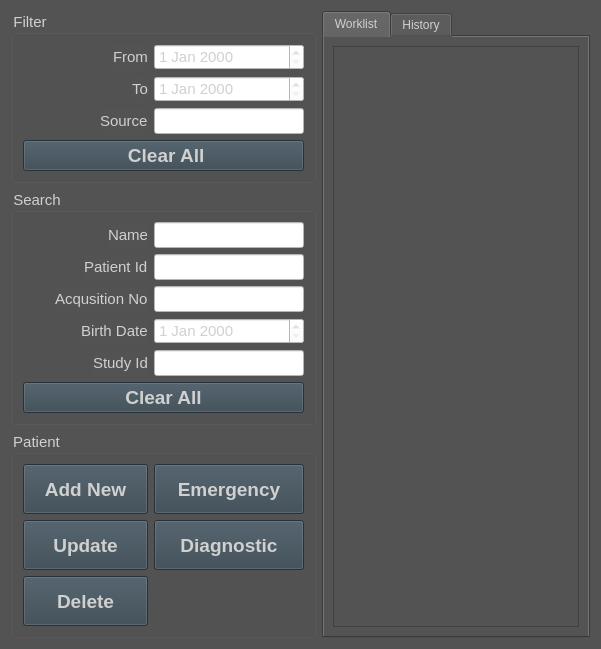
<?xml version="1.0" encoding="UTF-8"?>
<ui version="4.0">
 <class>WorkListPage</class>
 <widget class="QWidget" name="WorkListPage">
  <property name="geometry">
   <rect>
    <x>0</x>
    <y>0</y>
    <width>601</width>
    <height>613</height>
   </rect>
  </property>
  <property name="windowTitle">
   <string>Form</string>
  </property>
  <property name="styleSheet">
   <string notr="true">background-color: rgb(83, 83, 83);
color: rgb(208, 208, 208); </string>
  </property>
  <layout class="QHBoxLayout" name="horizontalLayout_11" stretch="1,9">
   <item>
    <layout class="QVBoxLayout" name="verticalLayout_3">
     <item>
      <widget class="QGroupBox" name="filterGroupBox">
       <property name="font">
        <font>
         <pointsize>11</pointsize>
        </font>
       </property>
       <property name="styleSheet">
        <string notr="true"/>
       </property>
       <property name="title">
        <string>Filter</string>
       </property>
       <layout class="QVBoxLayout" name="verticalLayout_2">
        <item>
         <layout class="QHBoxLayout" name="horizontalLayout_2">
          <item>
           <spacer name="horizontalSpacer_8">
            <property name="orientation">
             <enum>Qt::Orientation::Horizontal</enum>
            </property>
            <property name="sizeHint" stdset="0">
             <size>
              <width>40</width>
              <height>20</height>
             </size>
            </property>
           </spacer>
          </item>
          <item>
           <widget class="QLabel" name="filterStartDateLbl">
            <property name="font">
             <font>
              <pointsize>11</pointsize>
             </font>
            </property>
            <property name="text">
             <string>From</string>
            </property>
           </widget>
          </item>
          <item>
           <widget class="QDateEdit" name="filterStartDateEdit">
            <property name="minimumSize">
             <size>
              <width>150</width>
              <height>0</height>
             </size>
            </property>
            <property name="font">
             <font>
              <pointsize>11</pointsize>
             </font>
            </property>
            <property name="styleSheet">
             <string notr="true">background-color: rgb(255, 255, 255);</string>
            </property>
           </widget>
          </item>
         </layout>
        </item>
        <item>
         <layout class="QHBoxLayout" name="horizontalLayout">
          <item>
           <spacer name="horizontalSpacer_7">
            <property name="orientation">
             <enum>Qt::Orientation::Horizontal</enum>
            </property>
            <property name="sizeHint" stdset="0">
             <size>
              <width>40</width>
              <height>20</height>
             </size>
            </property>
           </spacer>
          </item>
          <item>
           <widget class="QLabel" name="filterDueDateLbl">
            <property name="font">
             <font>
              <pointsize>11</pointsize>
             </font>
            </property>
            <property name="text">
             <string>To</string>
            </property>
           </widget>
          </item>
          <item>
           <widget class="QDateEdit" name="filterDueDateEdit">
            <property name="minimumSize">
             <size>
              <width>150</width>
              <height>0</height>
             </size>
            </property>
            <property name="font">
             <font>
              <pointsize>11</pointsize>
             </font>
            </property>
            <property name="styleSheet">
             <string notr="true">background-color: rgb(255, 255, 255);</string>
            </property>
           </widget>
          </item>
         </layout>
        </item>
        <item>
         <layout class="QHBoxLayout" name="horizontalLayout_10">
          <item>
           <spacer name="horizontalSpacer_4">
            <property name="orientation">
             <enum>Qt::Orientation::Horizontal</enum>
            </property>
            <property name="sizeType">
             <enum>QSizePolicy::Policy::Expanding</enum>
            </property>
            <property name="sizeHint" stdset="0">
             <size>
              <width>40</width>
              <height>10</height>
             </size>
            </property>
           </spacer>
          </item>
          <item>
           <widget class="QLabel" name="filterSourceLbl">
            <property name="font">
             <font>
              <pointsize>11</pointsize>
             </font>
            </property>
            <property name="text">
             <string>Source</string>
            </property>
           </widget>
          </item>
          <item>
           <widget class="QLineEdit" name="filterSourceLineEdit">
            <property name="minimumSize">
             <size>
              <width>150</width>
              <height>0</height>
             </size>
            </property>
            <property name="font">
             <font>
              <pointsize>11</pointsize>
             </font>
            </property>
            <property name="styleSheet">
             <string notr="true">background-color: rgb(255, 255, 255);</string>
            </property>
           </widget>
          </item>
         </layout>
        </item>
        <item>
         <widget class="QPushButton" name="clearAllFilterFieldsBtn">
          <property name="minimumSize">
           <size>
            <width>0</width>
            <height>0</height>
           </size>
          </property>
          <property name="font">
           <font>
            <family>Arial</family>
            <pointsize>14</pointsize>
            <bold>true</bold>
           </font>
          </property>
          <property name="styleSheet">
           <string notr="true">background-color: rgb(54, 69, 79);</string>
          </property>
          <property name="text">
           <string> Clear All</string>
          </property>
         </widget>
        </item>
        <item>
         <spacer name="verticalSpacer">
          <property name="orientation">
           <enum>Qt::Orientation::Vertical</enum>
          </property>
          <property name="sizeHint" stdset="0">
           <size>
            <width>20</width>
            <height>40</height>
           </size>
          </property>
         </spacer>
        </item>
       </layout>
      </widget>
     </item>
     <item>
      <widget class="QGroupBox" name="searchGroupBox">
       <property name="font">
        <font>
         <pointsize>11</pointsize>
        </font>
       </property>
       <property name="styleSheet">
        <string notr="true"/>
       </property>
       <property name="title">
        <string>Search</string>
       </property>
       <layout class="QVBoxLayout" name="verticalLayout">
        <item>
         <layout class="QHBoxLayout" name="horizontalLayout_3">
          <item>
           <spacer name="horizontalSpacer_2">
            <property name="orientation">
             <enum>Qt::Orientation::Horizontal</enum>
            </property>
            <property name="sizeHint" stdset="0">
             <size>
              <width>40</width>
              <height>20</height>
             </size>
            </property>
           </spacer>
          </item>
          <item>
           <widget class="QLabel" name="searchNameLbl">
            <property name="font">
             <font>
              <pointsize>11</pointsize>
             </font>
            </property>
            <property name="text">
             <string>Name</string>
            </property>
           </widget>
          </item>
          <item>
           <widget class="QLineEdit" name="searchNameLineEdit">
            <property name="minimumSize">
             <size>
              <width>150</width>
              <height>0</height>
             </size>
            </property>
            <property name="font">
             <font>
              <pointsize>11</pointsize>
             </font>
            </property>
            <property name="styleSheet">
             <string notr="true">background-color: rgb(255, 255, 255);</string>
            </property>
           </widget>
          </item>
         </layout>
        </item>
        <item>
         <layout class="QHBoxLayout" name="horizontalLayout_4">
          <item>
           <spacer name="horizontalSpacer">
            <property name="orientation">
             <enum>Qt::Orientation::Horizontal</enum>
            </property>
            <property name="sizeHint" stdset="0">
             <size>
              <width>40</width>
              <height>20</height>
             </size>
            </property>
           </spacer>
          </item>
          <item>
           <widget class="QLabel" name="searchPatientIdLbl">
            <property name="font">
             <font>
              <pointsize>11</pointsize>
             </font>
            </property>
            <property name="text">
             <string>Patient Id</string>
            </property>
           </widget>
          </item>
          <item>
           <widget class="QLineEdit" name="searchPatientIdLineEdit">
            <property name="minimumSize">
             <size>
              <width>150</width>
              <height>0</height>
             </size>
            </property>
            <property name="font">
             <font>
              <pointsize>11</pointsize>
             </font>
            </property>
            <property name="styleSheet">
             <string notr="true">background-color: rgb(255, 255, 255);</string>
            </property>
           </widget>
          </item>
         </layout>
        </item>
        <item>
         <layout class="QHBoxLayout" name="horizontalLayout_5">
          <item>
           <spacer name="horizontalSpacer_5">
            <property name="orientation">
             <enum>Qt::Orientation::Horizontal</enum>
            </property>
            <property name="sizeHint" stdset="0">
             <size>
              <width>40</width>
              <height>20</height>
             </size>
            </property>
           </spacer>
          </item>
          <item>
           <widget class="QLabel" name="searchAcquisionNoLbl">
            <property name="font">
             <font>
              <pointsize>11</pointsize>
             </font>
            </property>
            <property name="text">
             <string>Acqusition No</string>
            </property>
           </widget>
          </item>
          <item>
           <widget class="QLineEdit" name="searchAcquisionNoLineEdit">
            <property name="minimumSize">
             <size>
              <width>150</width>
              <height>0</height>
             </size>
            </property>
            <property name="font">
             <font>
              <pointsize>11</pointsize>
             </font>
            </property>
            <property name="styleSheet">
             <string notr="true">background-color: rgb(255, 255, 255);</string>
            </property>
           </widget>
          </item>
         </layout>
        </item>
        <item>
         <layout class="QHBoxLayout" name="horizontalLayout_6">
          <item>
           <spacer name="horizontalSpacer_6">
            <property name="orientation">
             <enum>Qt::Orientation::Horizontal</enum>
            </property>
            <property name="sizeHint" stdset="0">
             <size>
              <width>40</width>
              <height>20</height>
             </size>
            </property>
           </spacer>
          </item>
          <item>
           <widget class="QLabel" name="searchPatientBirthDateLbl">
            <property name="font">
             <font>
              <pointsize>11</pointsize>
             </font>
            </property>
            <property name="text">
             <string>Birth Date</string>
            </property>
           </widget>
          </item>
          <item>
           <widget class="QDateEdit" name="searchPatientBirthDateDateEdit">
            <property name="minimumSize">
             <size>
              <width>150</width>
              <height>0</height>
             </size>
            </property>
            <property name="font">
             <font>
              <pointsize>11</pointsize>
             </font>
            </property>
            <property name="styleSheet">
             <string notr="true">background-color: rgb(255, 255, 255);</string>
            </property>
           </widget>
          </item>
         </layout>
        </item>
        <item>
         <layout class="QHBoxLayout" name="horizontalLayout_7">
          <item>
           <spacer name="horizontalSpacer_3">
            <property name="orientation">
             <enum>Qt::Orientation::Horizontal</enum>
            </property>
            <property name="sizeHint" stdset="0">
             <size>
              <width>40</width>
              <height>20</height>
             </size>
            </property>
           </spacer>
          </item>
          <item>
           <widget class="QLabel" name="searchStudyIdLbl">
            <property name="font">
             <font>
              <pointsize>11</pointsize>
             </font>
            </property>
            <property name="text">
             <string>Study Id</string>
            </property>
           </widget>
          </item>
          <item>
           <widget class="QLineEdit" name="searchStudyIdTextEdit">
            <property name="minimumSize">
             <size>
              <width>150</width>
              <height>0</height>
             </size>
            </property>
            <property name="font">
             <font>
              <pointsize>11</pointsize>
             </font>
            </property>
            <property name="styleSheet">
             <string notr="true">background-color: rgb(255, 255, 255);</string>
            </property>
           </widget>
          </item>
         </layout>
        </item>
        <item>
         <widget class="QPushButton" name="clearAllSearchFieldsBtn">
          <property name="minimumSize">
           <size>
            <width>0</width>
            <height>0</height>
           </size>
          </property>
          <property name="font">
           <font>
            <family>Arial</family>
            <pointsize>14</pointsize>
            <bold>true</bold>
           </font>
          </property>
          <property name="styleSheet">
           <string notr="true">background-color: rgb(54, 69, 79);</string>
          </property>
          <property name="text">
           <string>Clear All</string>
          </property>
         </widget>
        </item>
       </layout>
      </widget>
     </item>
     <item>
      <widget class="QGroupBox" name="worklistGroupBox">
       <property name="font">
        <font>
         <pointsize>11</pointsize>
        </font>
       </property>
       <property name="styleSheet">
        <string notr="true"/>
       </property>
       <property name="title">
        <string>Patient</string>
       </property>
       <layout class="QFormLayout" name="formLayout">
        <item row="0" column="0">
         <widget class="QPushButton" name="addNewPatientBtn">
          <property name="minimumSize">
           <size>
            <width>125</width>
            <height>50</height>
           </size>
          </property>
          <property name="font">
           <font>
            <family>Arial</family>
            <pointsize>14</pointsize>
            <bold>true</bold>
           </font>
          </property>
          <property name="styleSheet">
           <string notr="true">background-color: rgb(54, 69, 79);</string>
          </property>
          <property name="text">
           <string>Add New</string>
          </property>
         </widget>
        </item>
        <item row="0" column="1">
         <widget class="QPushButton" name="emergencyPatientBtn">
          <property name="minimumSize">
           <size>
            <width>125</width>
            <height>50</height>
           </size>
          </property>
          <property name="font">
           <font>
            <family>Arial</family>
            <pointsize>14</pointsize>
            <bold>true</bold>
           </font>
          </property>
          <property name="styleSheet">
           <string notr="true">background-color: rgb(54, 69, 79);
</string>
          </property>
          <property name="text">
           <string>Emergency</string>
          </property>
          <property name="icon">
           <iconset>
            <normaloff>:/images/Icons/runner.png</normaloff>:/images/Icons/runner.png</iconset>
          </property>
          <property name="iconSize">
           <size>
            <width>32</width>
            <height>32</height>
           </size>
          </property>
          <property name="shortcut">
           <string>Alt+Q</string>
          </property>
         </widget>
        </item>
        <item row="1" column="0">
         <widget class="QPushButton" name="updatePatientBtn">
          <property name="minimumSize">
           <size>
            <width>125</width>
            <height>50</height>
           </size>
          </property>
          <property name="font">
           <font>
            <family>Arial</family>
            <pointsize>14</pointsize>
            <bold>true</bold>
           </font>
          </property>
          <property name="styleSheet">
           <string notr="true">background-color: rgb(54, 69, 79);</string>
          </property>
          <property name="text">
           <string>Update</string>
          </property>
         </widget>
        </item>
        <item row="1" column="1">
         <widget class="QPushButton" name="nonDiagnosticBtn">
          <property name="minimumSize">
           <size>
            <width>150</width>
            <height>50</height>
           </size>
          </property>
          <property name="font">
           <font>
            <family>Arial</family>
            <pointsize>14</pointsize>
            <bold>true</bold>
           </font>
          </property>
          <property name="styleSheet">
           <string notr="true">background-color: rgb(54, 69, 79);</string>
          </property>
          <property name="text">
           <string>Diagnostic</string>
          </property>
         </widget>
        </item>
        <item row="2" column="0">
         <widget class="QPushButton" name="deletePatientBtn">
          <property name="minimumSize">
           <size>
            <width>125</width>
            <height>50</height>
           </size>
          </property>
          <property name="font">
           <font>
            <family>Arial</family>
            <pointsize>14</pointsize>
            <bold>true</bold>
           </font>
          </property>
          <property name="styleSheet">
           <string notr="true">background-color: rgb(54, 69, 79);</string>
          </property>
          <property name="text">
           <string>Delete</string>
          </property>
         </widget>
        </item>
       </layout>
      </widget>
     </item>
    </layout>
   </item>
   <item>
    <widget class="QTabWidget" name="tabWidgetQueueList">
     <property name="styleSheet">
      <string notr="true"/>
     </property>
     <property name="currentIndex">
      <number>0</number>
     </property>
     <widget class="QWidget" name="tabWorkList">
      <attribute name="title">
       <string>Worklist</string>
      </attribute>
      <layout class="QHBoxLayout" name="horizontalLayout_9">
       <item>
        <widget class="QTableView" name="tableViewWorklist">
         <property name="styleSheet">
          <string notr="true"/>
         </property>
        </widget>
       </item>
      </layout>
     </widget>
     <widget class="QWidget" name="tabHistory">
      <attribute name="title">
       <string>History</string>
      </attribute>
      <layout class="QHBoxLayout" name="horizontalLayout_8">
       <item>
        <widget class="QTableView" name="tableViewHistory">
         <property name="styleSheet">
          <string notr="true"/>
         </property>
        </widget>
       </item>
      </layout>
     </widget>
    </widget>
   </item>
  </layout>
 </widget>
 <resources/>
 <connections/>
</ui>
